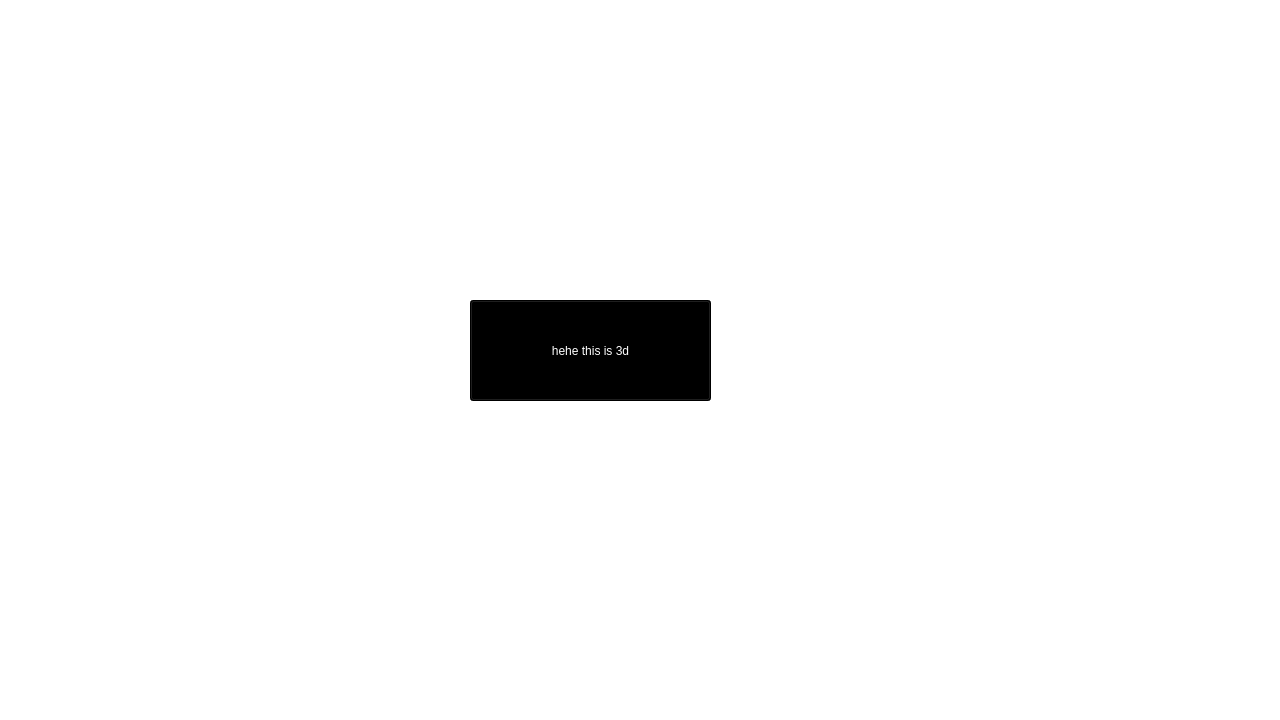
<?xml version="1.0" encoding="UTF-8"?>
<ui version="4.0">
 <class>ui3d</class>
 <widget class="QMainWindow" name="ui3d">
  <property name="geometry">
   <rect>
    <x>0</x>
    <y>0</y>
    <width>1280</width>
    <height>720</height>
   </rect>
  </property>
  <property name="windowTitle">
   <string>MainWindow</string>
  </property>
  <property name="styleSheet">
   <string notr="true">background-color:white;</string>
  </property>
  <widget class="QWidget" name="centralwidget">
   <widget class="QPushButton" name="pushButton">
    <property name="geometry">
     <rect>
      <x>470</x>
      <y>300</y>
      <width>241</width>
      <height>101</height>
     </rect>
    </property>
    <property name="styleSheet">
     <string notr="true">background-color:black;
color:white;</string>
    </property>
    <property name="text">
     <string>hehe this is 3d</string>
    </property>
   </widget>
  </widget>
  <widget class="QStatusBar" name="statusbar"/>
 </widget>
 <resources/>
 <connections/>
</ui>
